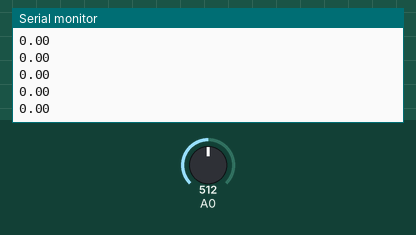
Simulated run of this sketch. Board: Arduino Uno, built with avr-gcc and run on an emulated ATmega328P. Shown: the last lines printed to the serial monitor. The test bench sets the inputs (shaded band); at power-on: A0 = 512.

Above: at 2.2 s.
2.3 s: A0 set to 716
At 3.1 s:
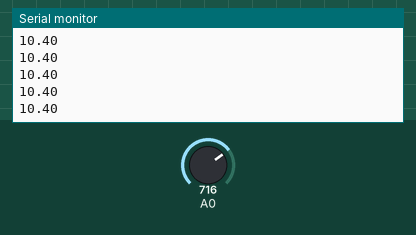
3.8 s: A0 set to 900
At 4.5 s:
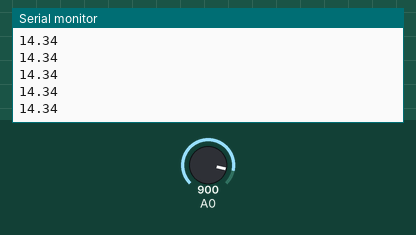
Timing chart, 0 to 6.8 s (numbered marks = the images above; inputs shaded):
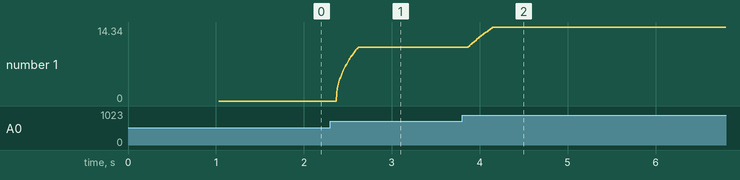

Measured:
- after the input at 2.3 s, the serial monitor: prints a new line after 0.07 s (image 1)
- after the input at 3.8 s, the serial monitor: prints a new line after 0.07 s (image 2)
- plotted number 1: 0 → 10.4 after the input at 2.3 s, 10.4 → 14 after the input at 3.8 s

The sketch:

tscdjjn001pducv.ino
```cpp
//tscdjjn001pducv.ino

unsigned long  t_0;

//const int OFFSET=27;//[ADB_count]
const int SEN=1;//[V/Pa]
const double RHO=1.205;//[kg/m^3]
const double K=0.53;

const int initNum=40;
double initVal=0;

void setup() {
  // put your setup code here, to run once:
  Serial.begin(9600);
  Serial.println();
  Serial.println("#Initializing...");
  delay(1000);

  //オフセットを取得
  for(int i=0;i<initNum;i++){
  	initVal+=analogRead(0);
  }
  initVal=initVal/initNum;
  Serial.print("#initVal=");
  Serial.println(initVal);
  Serial.println("#READY");
}

void loop() {
  // put your main code here, to run repeatedly:
  double reading=analogRead(0)-initVal;
  //Serial.print(myLPF(reading));
  //Serial.print(',');
  //Serial.println(reading);
  Serial.println(calcV(myLPF(reading)));

   //double v= sqrt(abs(2*((int)val-OFFSET)/SEN/RHO));

  /*
  unsigned long t_now=millis();
  Serial.println(t_now-t_0);
  t_0=t_now;
  //1loopに約20[ms]=50[Hz]
  */
}

const int samplingnum=40;
double vals[samplingnum];
int count=0;
double myLPF(double val){
  //Serial.println("");

  vals[count]=val;

  if(count<=samplingnum-2){
    count++;
  }else{
    count=0;
  }
  double sum=0.0;

  for(int i=0;i<=samplingnum-1;i++){
    //Serial.print(vals[i]);
    //Serial.print(",");
    sum+=vals[i];
  }
  //Serial.println("");

  return ((float)sum)/((float)samplingnum);
}

/*double calcV(double adc_val){
	return (3.85+sqrt(14.8-7.32*adc_val))/3.66;
}*/
double calcV(double adc_val){
	if(adc_val<0){
		return 0;
	}else{
		return sqrt(adc_val*K);
	}
}
```
